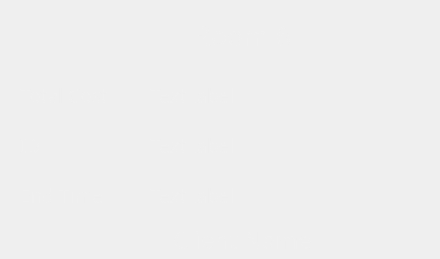
            <widget class="QFrame" name="room1_6">
             <property name="autoFillBackground">
              <bool>false</bool>
             </property>
             <property name="styleSheet">
              <string notr="true">QFrame {
    background-color: qlineargradient(spread:pad, x1:0, y1:0.3, x2:0, y2:0.7, 
                                      stop:0 rgba(107, 47, 61, 255), 
                                      stop:1 rgba(155, 72, 94, 255));
    color: rgba(240, 240, 240, 230);
    border-radius: 50px;
}

QFrame:hover {
    background-color: qlineargradient(spread:pad, x1:0, y1:0.3, x2:0, y2:0.7, 
                                      stop:0 rgba(132, 58, 78, 255), 
                                      stop:1 rgba(190, 80, 100, 255));
}
</string>
             </property>
             <property name="frameShape">
              <enum>QFrame::Shape::StyledPanel</enum>
             </property>
             <property name="frameShadow">
              <enum>QFrame::Shadow::Raised</enum>
             </property>
             <widget class="QLabel" name="label_13">
              <property name="geometry">
               <rect>
                <x>187</x>
                <y>20</y>
                <width>111</width>
                <height>31</height>
               </rect>
              </property>
              <property name="font">
               <font>
                <family>Bauhaus 93</family>
                <pointsize>20</pointsize>
               </font>
              </property>
              <property name="autoFillBackground">
               <bool>false</bool>
              </property>
              <property name="styleSheet">
               <string notr="true">background-color: none;</string>
              </property>
              <property name="text">
               <string>Room 6</string>
              </property>
              <property name="alignment">
               <set>Qt::AlignmentFlag::AlignCenter</set>
              </property>
             </widget>
             <widget class="QPushButton" name="btnadd_6">
              <property name="geometry">
               <rect>
                <x>190</x>
                <y>100</y>
                <width>101</width>
                <height>101</height>
               </rect>
              </property>
              <property name="styleSheet">
               <string notr="true">border-radius: 50px;
</string>
              </property>
              <property name="text">
               <string/>
              </property>
              <property name="icon">
               <iconset theme="QIcon::ThemeIcon::ListAdd"/>
              </property>
              <property name="iconSize">
               <size>
                <width>30</width>
                <height>30</height>
               </size>
              </property>
             </widget>
             <widget class="QLabel" name="client6">
              <property name="geometry">
               <rect>
                <x>142</x>
                <y>230</y>
                <width>201</width>
                <height>20</height>
               </rect>
              </property>
              <property name="font">
               <font>
                <family>Bauhaus 93</family>
                <pointsize>18</pointsize>
               </font>
              </property>
              <property name="styleSheet">
               <string notr="true">background-color: none;</string>
              </property>
              <property name="text">
               <string>Client Name</string>
              </property>
              <property name="alignment">
               <set>Qt::AlignmentFlag::AlignCenter</set>
              </property>
             </widget>
             <widget class="QLabel" name="totalcost_6">
              <property name="geometry">
               <rect>
                <x>20</x>
                <y>70</y>
                <width>121</width>
                <height>51</height>
               </rect>
              </property>
              <property name="font">
               <font>
                <family>Bauhaus 93</family>
                <pointsize>14</pointsize>
               </font>
              </property>
              <property name="styleSheet">
               <string notr="true">background-color:none;</string>
              </property>
              <property name="text">
               <string>Total Cost</string>
              </property>
             </widget>
             <widget class="QLabel" name="ID_6">
              <property name="geometry">
               <rect>
                <x>20</x>
                <y>120</y>
                <width>121</width>
                <height>51</height>
               </rect>
              </property>
              <property name="font">
               <font>
                <family>Bauhaus 93</family>
                <pointsize>14</pointsize>
               </font>
              </property>
              <property name="styleSheet">
               <string notr="true">background-color:none;</string>
              </property>
              <property name="text">
               <string>ID</string>
              </property>
             </widget>
             <widget class="QLabel" name="DurationL_6">
              <property name="geometry">
               <rect>
                <x>20</x>
                <y>170</y>
                <width>121</width>
                <height>51</height>
               </rect>
              </property>
              <property name="font">
               <font>
                <family>Bauhaus 93</family>
                <pointsize>14</pointsize>
               </font>
              </property>
              <property name="styleSheet">
               <string notr="true">background-color:none;</string>
              </property>
              <property name="text">
               <string>End Time</string>
              </property>
             </widget>
             <widget class="QLabel" name="get_total_6">
              <property name="geometry">
               <rect>
                <x>150</x>
                <y>80</y>
                <width>121</width>
                <height>31</height>
               </rect>
              </property>
              <property name="font">
               <font>
                <family>Bauhaus 93</family>
                <pointsize>14</pointsize>
               </font>
              </property>
              <property name="styleSheet">
               <string notr="true">background-color:none;</string>
              </property>
              <property name="text">
               <string>TextLabel</string>
              </property>
             </widget>
             <widget class="QLabel" name="get_id_6">
              <property name="geometry">
               <rect>
                <x>150</x>
                <y>130</y>
                <width>121</width>
                <height>31</height>
               </rect>
              </property>
              <property name="font">
               <font>
                <family>Bauhaus 93</family>
                <pointsize>14</pointsize>
               </font>
              </property>
              <property name="styleSheet">
               <string notr="true">background-color:none;</string>
              </property>
              <property name="text">
               <string>TextLabel</string>
              </property>
             </widget>
             <widget class="QLabel" name="get_dur_6">
              <property name="geometry">
               <rect>
                <x>150</x>
                <y>180</y>
                <width>121</width>
                <height>31</height>
               </rect>
              </property>
              <property name="font">
               <font>
                <family>Bauhaus 93</family>
                <pointsize>14</pointsize>
               </font>
              </property>
              <property name="styleSheet">
               <string notr="true">background-color:none;</string>
              </property>
              <property name="text">
               <string>TextLabel</string>
              </property>
             </widget>
             <widget class="QPushButton" name="btnedit_6">
              <property name="geometry">
               <rect>
                <x>330</x>
                <y>100</y>
                <width>101</width>
                <height>101</height>
               </rect>
              </property>
              <property name="styleSheet">
               <string notr="true">border-radius: 50px;
</string>
              </property>
              <property name="text">
               <string/>
              </property>
              <property name="icon">
               <iconset theme="QIcon::ThemeIcon::MailMessageNew"/>
              </property>
              <property name="iconSize">
               <size>
                <width>30</width>
                <height>30</height>
               </size>
              </property>
             </widget>
            </widget>
